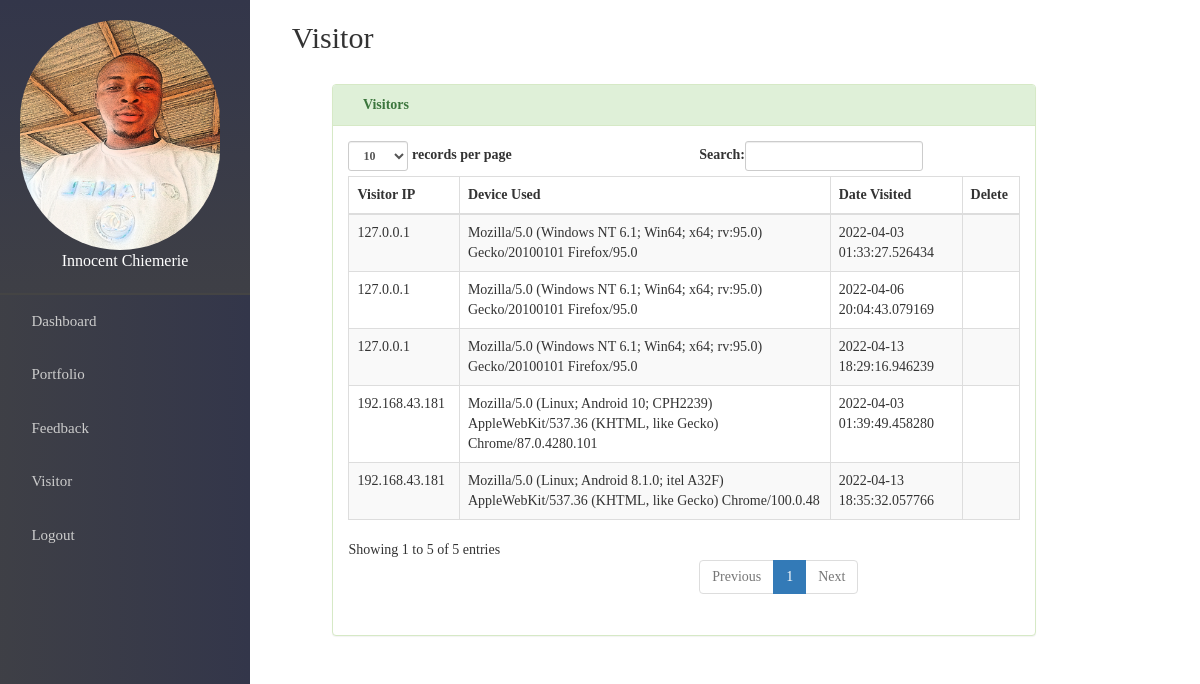
The app's page /admin_emerie/visitor.php (signed in) with its own data.
### tables this page shows
CREATE TABLE IF NOT EXISTS `tbl_visitor` (
`id` int(11) NOT NULL,
  `user_ip` varchar(100) NOT NULL,
  `device` varchar(100) NOT NULL,
  `date_visited` timestamp(6) NOT NULL DEFAULT CURRENT_TIMESTAMP(6) ON UPDATE CURRENT_TIMESTAMP(6)
);

### admin_emerie/session.php (called while the page is built, shortened)
<?php
                    $name=$_SESSION['name'];
?>

### admin_emerie/visitor.php (the view, shortened to what this page needs)
<?php
include "session.php";
include"../connect.php";
?>
<!DOCTYPE HTML>
    <head>
      <link href="../edit.css" rel="stylesheet" media="screen">
      <link href="nav.css" rel="stylesheet" media="screen">
      <link href="../css/bootstrap.min.css" rel="stylesheet" media="screen">
      <link href="../assets/vendor/icofont/icofont.min.css" rel="stylesheet">
      <link href="../assets/vendor/boxicons/css/boxicons.min.css" rel="stylesheet">
      <link href="../assets/vendor/animate.css/animate.min.css" rel="stylesheet">
      <link href="../assets/vendor/remixicon/remixicon.css" rel="stylesheet">
      <link href="../assets/vendor/line-awesome/css/line-awesome.min.css" rel="stylesheet">
      <link href="../assets/vendor/venobox/venobox.css" rel="stylesheet">
      <link href="../assets/vendor/owl.carousel/assets/owl.carousel.min.css" rel="stylesheet">
      <link href="../assets/vendor/aos/aos.css" rel="stylesheet">
    </head>
<body style="">
<?php include "connect/head.php"; ?>
<div class="content">
 <div class="row topcontent ">
 <h2 style="margin-left:10px;"><span class="icofont-street-view"></span> Visitor</h2><br>
  <div class="row">
    <div class="col-md-1">
    </div>
    <div class="col-md-9" style="overflow-x:auto;">
<div class="panel panel-success">
      <div class="panel-heading"><b> <span class="icofont-check"></span> Visitors</b></div>
      <div class="panel-body">
<table class="table table-striped table-bordered table-hover" id="dataTables-example">
    <thead>
       <tr>
       <th>Visitor IP</th>
       <th>Device Used</th>
       <th>Date Visited</th>
       <th>Delete</th>
   </tr>
</thead>
<tbody>
    <?php
           $mysqli1="select * from tbl_visitor ";
    $myquery1=mysqli_query($con,$mysqli1) or die(mysqli_error($con));
    while($row2 = mysqli_fetch_object($myquery1))
  {
   ?>
   <tr>
                  <td><?php echo $row2->user_ip; ?></td>
                  <td><?php echo $row2->device; ?></td>
                  <td><?php echo $row2->date_visited; ?></td>
                  <td>
                    <a href="deletevisit.php?id=<?php echo $row2->id; ?>" onclick="return confirm('Are you sure you want to delete?')" title="delete Visitor"><span class="icofont-bin h3"></span></a>
                  </td>
                </tr>
               <?php  } ?>
      </tbody>
    </table>
 </div>
    </div>
    </div>
  </div>
</div>
</div>
	</body>
	</html>

### admin_emerie/connect/head.php (shortened to what this page needs)
<div class="sidebar">
  <section class="s_logs">
    <img src="../assets/img/emerie.jpg" alt="" style="width:200px; height:230px; border-radius:200px; "  class="img img-responsive">
    <center>
        <span style="font-size:1.6rem; color:#fff;"><?php echo $name; ?></span>
    </center>
  </section>
  <a href="index.php"><span class="icofont-home"></span> Dashboard </a>
  <a href="info.php"><span class="icofont-library"></span> Portfolio </a>
  <a href="feedback.php"><span class="icofont-comment"></span> Feedback </a>
  <a href="visitor.php"><span class="icofont-eye-alt"></span> Visitor </a>
  <a href="logout.php" onclick="return confirm('Are you sure you want to logout?')"><span class="icofont-logout"></span> Logout</a>
</div>

### edit.css (style rules this page uses)
* { margin: 0; padding: 0; box-sizing: border-box; font-family: ok; }
.s_logs { background: linear-gradient(0deg, #444 -50%, #33364a 100%); padding: 20px; border-bottom: 2px solid #444; }

### admin_emerie/nav.css (style rules this page uses)
body { margin: 0; font-family:ok; }
.sidebar { margin: 0; padding: 0; width: 250px; background: linear-gradient(0deg, #444 -50%, #33364a 100%) no-repeat; background:-webkit-linear-gradient(0deg, #444 -50%, #33364a 100%) no-repeat; position: fixed; height: 100%; overflow: auto; }
.sidebar a { font-size: 1.5rem; display: block; color: #ccc; padding: 16px; text-decoration: none; transition: 2s; text-decoration: none; }
div.content { margin-left: 250px; padding: 1px 16px; height: auto; }

### records on screen
tbl_visitor: user_ip "127.0.0.1", device "Mozilla/5.0 (Windows NT 6.1; Win64; x64; rv:95.0) Gecko/20100101 Firefox/95.0", date_visited "2022-04-03 01:33:27.526434"
tbl_visitor: user_ip "192.168.43.181", device "Mozilla/5.0 (Linux; Android 10; CPH2239) AppleWebKit/537.36 (KHTML, like Gecko) Chrome/87.0.4280.101", date_visited "2022-04-03 01:39:49.458280"
tbl_visitor: user_ip "127.0.0.1", device "Mozilla/5.0 (Windows NT 6.1; Win64; x64; rv:95.0) Gecko/20100101 Firefox/95.0", date_visited "2022-04-06 20:04:43.079169"
tbl_visitor: user_ip "127.0.0.1", device "Mozilla/5.0 (Windows NT 6.1; Win64; x64; rv:95.0) Gecko/20100101 Firefox/95.0", date_visited "2022-04-13 18:29:16.946239"
tbl_visitor: user_ip "192.168.43.181", device "Mozilla/5.0 (Linux; Android 8.1.0; itel A32F) AppleWebKit/537.36 (KHTML, like Gecko) Chrome/100.0.48", date_visited "2022-04-13 18:35:32.057766"

### other values on screen
$name "Innocent Chiemerie"
